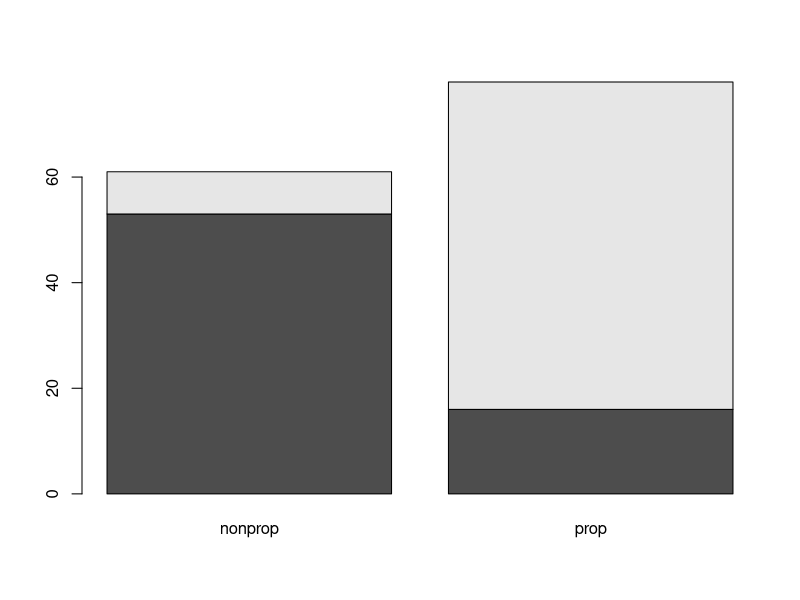
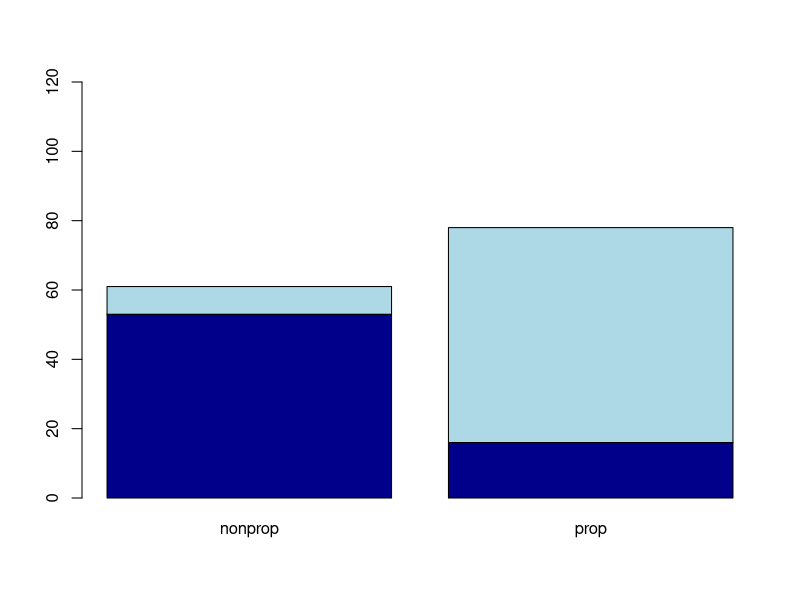

These charts were generated, in order, by the following R code: (Note: this script raises an error after producing the figures.)
#bivariate and multivariate analyses of the genitive alternation
#Author: Natalia Levshina
#Version: 05.06.2018

genitive3var <- read.table("genitive3var.txt", header = TRUE)
head(genitive3var)
summary(genitive3var)

#bivariate analyses

mytable <- table(genitive3var$Response, genitive3var$SemRelation)
mytable

barplot(mytable)
colors()
mycolors <- c("darkblue", "lightblue")
barplot(mytable, col = mycolors, ylim = c(0, 120))
legend("topleft", fill = mycolors, legend = levels(genitive3var$Response))

chisq.test(mytable)

#perform the same analysis for the two other predictors

#multivariate analyses
#conditional inference tree

library(party)
gen_ctree <- ctree(Response ~ Sibilant + SemRelation + Possessor, data = genitive3var)
plot(gen_ctree)


#random forest
gen_cforest <- cforest(Response ~ Sibilant + SemRelation + Possessor, data = genitive3var[complete.cases(genitive3var),])
gen_varimp <- varimp(gen_cforest, conditional = TRUE)
#this will last a while...
gen_varimp
dotchart(sort(gen_varimp))
